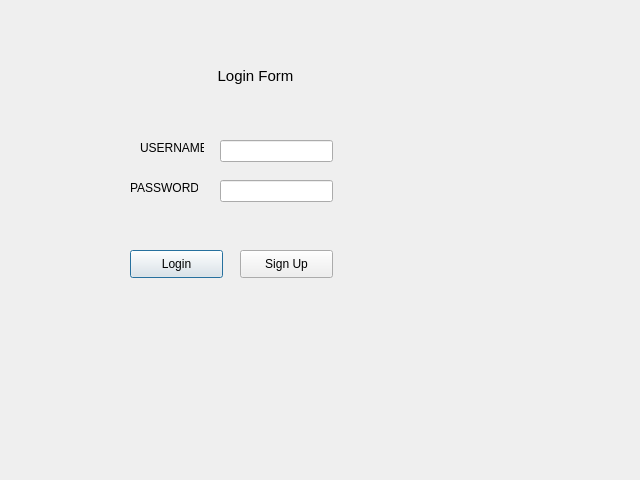
<?xml version="1.0" encoding="UTF-8"?>
<ui version="4.0">
 <class>Dialog</class>
 <widget class="QDialog" name="Dialog">
  <property name="geometry">
   <rect>
    <x>0</x>
    <y>0</y>
    <width>640</width>
    <height>480</height>
   </rect>
  </property>
  <property name="windowTitle">
   <string>Dialog</string>
  </property>
  <widget class="QLabel" name="u_name_label">
   <property name="geometry">
    <rect>
     <x>140</x>
     <y>140</y>
     <width>64</width>
     <height>16</height>
    </rect>
   </property>
   <property name="text">
    <string>USERNAME</string>
   </property>
  </widget>
  <widget class="QLineEdit" name="username_lineEdit">
   <property name="geometry">
    <rect>
     <x>220</x>
     <y>140</y>
     <width>113</width>
     <height>22</height>
    </rect>
   </property>
  </widget>
  <widget class="QLineEdit" name="password_lineEdit">
   <property name="geometry">
    <rect>
     <x>220</x>
     <y>180</y>
     <width>113</width>
     <height>22</height>
    </rect>
   </property>
  </widget>
  <widget class="QPushButton" name="login_button">
   <property name="geometry">
    <rect>
     <x>130</x>
     <y>250</y>
     <width>93</width>
     <height>28</height>
    </rect>
   </property>
   <property name="text">
    <string>Login</string>
   </property>
  </widget>
  <widget class="QPushButton" name="signup_button">
   <property name="geometry">
    <rect>
     <x>240</x>
     <y>250</y>
     <width>93</width>
     <height>28</height>
    </rect>
   </property>
   <property name="text">
    <string>Sign Up</string>
   </property>
  </widget>
  <widget class="QLabel" name="label">
   <property name="geometry">
    <rect>
     <x>180</x>
     <y>50</y>
     <width>151</width>
     <height>51</height>
    </rect>
   </property>
   <property name="font">
    <font>
     <pointsize>11</pointsize>
    </font>
   </property>
   <property name="text">
    <string>Login Form</string>
   </property>
   <property name="alignment">
    <set>Qt::AlignCenter</set>
   </property>
  </widget>
  <widget class="QLabel" name="pass_label">
   <property name="geometry">
    <rect>
     <x>130</x>
     <y>180</y>
     <width>68</width>
     <height>16</height>
    </rect>
   </property>
   <property name="text">
    <string>PASSWORD</string>
   </property>
  </widget>
  <zorder>u_name_label</zorder>
  <zorder>pass_label</zorder>
  <zorder>username_lineEdit</zorder>
  <zorder>password_lineEdit</zorder>
  <zorder>pass_label</zorder>
  <zorder>login_button</zorder>
  <zorder>signup_button</zorder>
  <zorder>label</zorder>
 </widget>
 <resources/>
 <connections/>
</ui>
